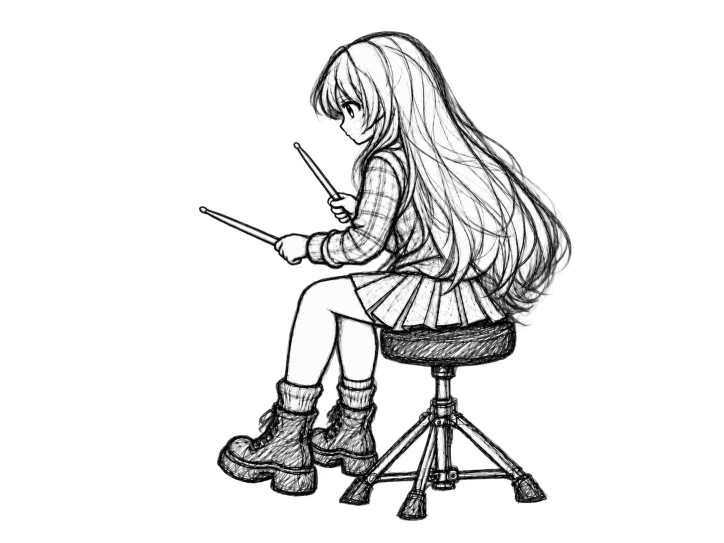
#> input picture character-assets/layers/character/base/neutral.png, 1448 x 1086 px, found by its file name (shown at 1/2 size)
$ python make_bd_source_pair.py
#> lines starting #> are read from the running program, lines starting #| are printed output that depends on the picture; after the words box and inside, x2 and y2 are one past the last pixel; in counts of white or black regions, pixels touching at a corner belong together
from pathlib import Path
from PIL import Image,ImageDraw
import numpy as np
from scipy.ndimage import map_coordinates
repo=next(p for p in Path(__file__).resolve().parents if (p/'character-assets').is_dir()); root=repo.parent; W,H=1448,1086
n=Image.open(root/'work_output/sources/neutral.png').convert('RGBA');na=np.array(n)
#> further down, n is the input picture: PIL image 1448x1086 RGBA; mean R, G, B, A 32.8, 32.7, 32.7, 53.4
b=Image.open(repo/'character-assets/production/20261008/donors/right_boot_rear_candidate.png').convert('RGBA').resize((260,350),Image.Resampling.LANCZOS)
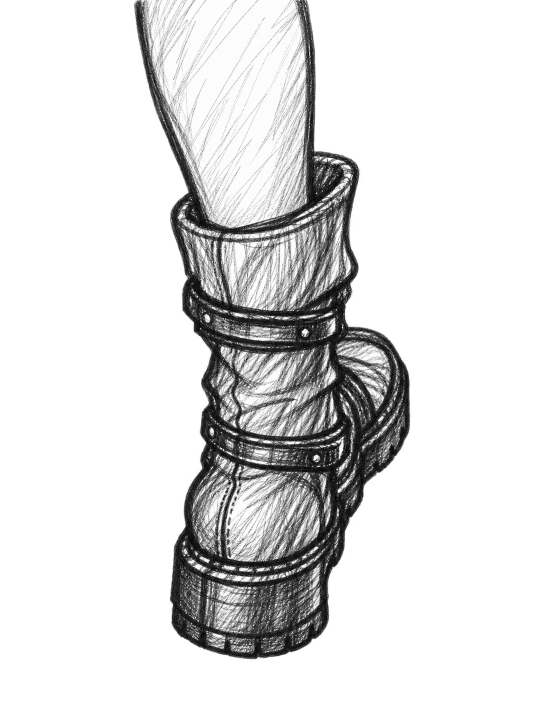
#> input picture character-assets/production/20261008/donors/right_boot_rear_candidate.png, 1081 x 1455 px, found by its file name (shown at 1/2 size)
ba=np.array(b);gray=np.mean(ba[:,:,:3],axis=2).astype('uint8');ba[:,:,:3]=gray[:,:,None];b=Image.fromarray(ba)
#> after `gray = np.mean(ba[:, :, :3], axis=2).astype('uint8')`:
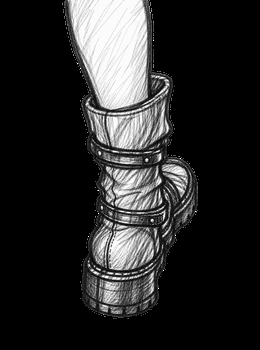
#> gray: shape (350, 260); min 0, max 255, mean 41.1
#> after `ba[:, :, :3] = gray[:, :, None]`: ba: shape (350, 260, 4); mean R, G, B, A 41.1, 41.1, 41.1, 72.5
src=np.array([[128,110,1],[184,191,1],[122,310,1]],float);dst=np.array([[674,830],[719,891],[663,974]],float);A=np.linalg.solve(src,dst).T;M=np.vstack([A,[0,0,1]]);inv=np.linalg.inv(M)
boot=b.transform((W,H),Image.Transform.AFFINE,tuple(inv[:2].ravel()),Image.Resampling.BICUBIC);bo=np.array(boot);bo[:817]=0;boot=Image.fromarray(bo)
#> after `bo[:817] = 0`:
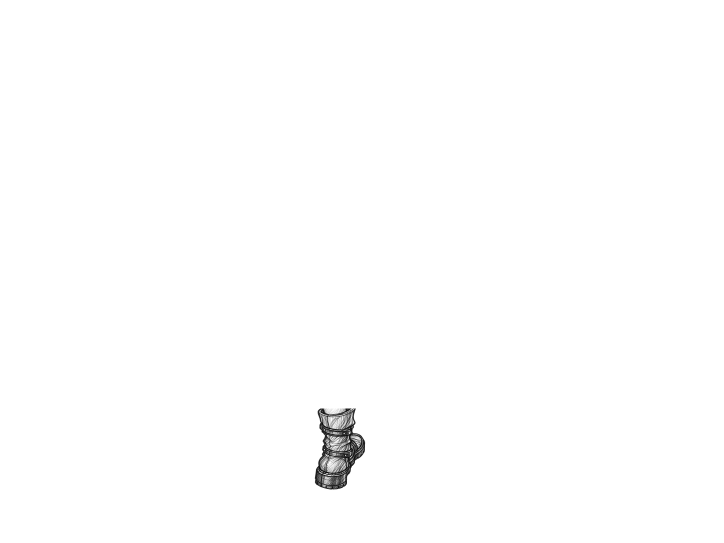
#> bo: shape (1086, 1448, 4) (shown at 1/2 size); mean R, G, B, A 0.8, 0.8, 0.8, 1.8; transparent parts drawn white
def poly(points):
 m=Image.new('L',(W,H));ImageDraw.Draw(m).polygon(points,fill=255);return np.array(m)>0
#> after `m = Image.new('L', (W, H))`: m: PIL image 1448x1086 L; every value is 0
#> after `ImageDraw.Draw(m).polygon(points, fill=255)`:
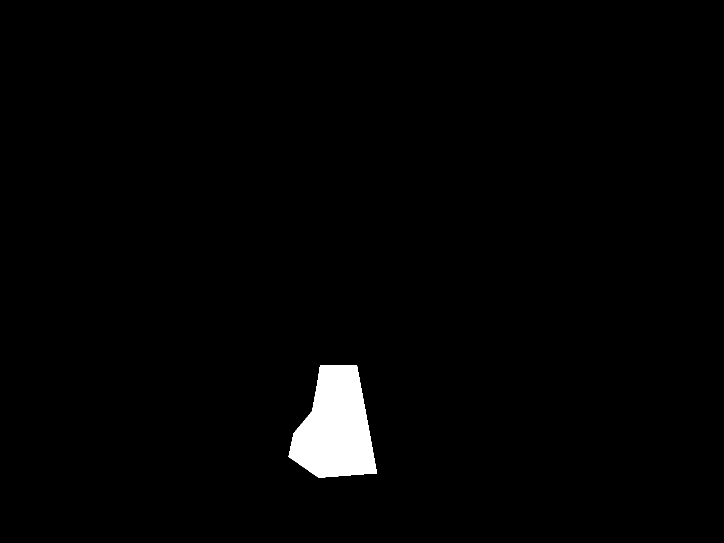
#> m: PIL image 1448x1086 L (shown at 1/2 size); 1.7% white; 1 white region, box (x1, y1, x2, y2) and area: (577, 730, 754, 956) 27211
base=na.copy(); clear=poly([(640,730),(713,730),(735,847),(753,946),(637,955),(577,913),(587,866),(624,822),(634,769)]);base[clear]=0
#> after `base[clear] = 0`:
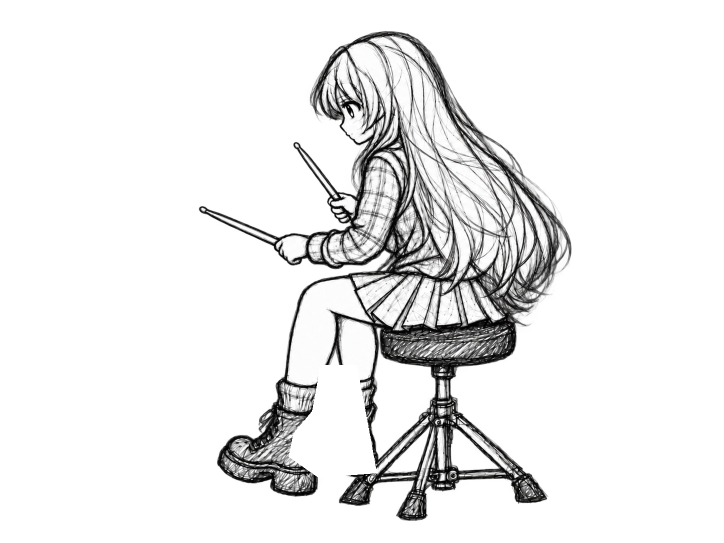
#> base: shape (1086, 1448, 4) (shown at 1/2 size); 1.62% of pixels changed, all inside (x1, y1, x2, y2) = (577, 730, 754, 956); transparent parts drawn white
for x0,y0,x1,y1 in [(712,742,743,804),(723,804,750,834),(733,834,761,879)]:base[y0:y1,x0:x1]=na[y0:y1,x0:x1]
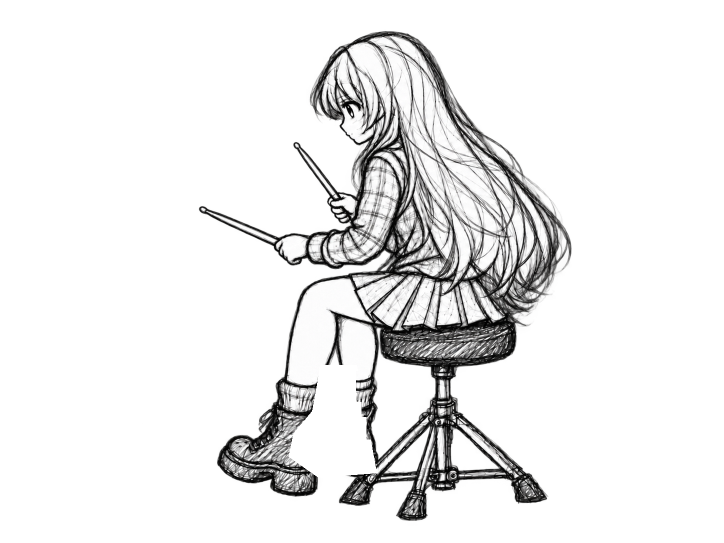
#> base: shape (1086, 1448, 4) (shown at 1/2 size); 0.07% of pixels changed, all inside (x1, y1, x2, y2) = (712, 742, 742, 879); transparent parts drawn white
yy,xx=np.mgrid[:H,:W];oldy=730+(yy-730)*70/101;w=np.clip((oldy-730)/70,0,1);oldx=(xx-(682-8*w))/(1-.2*w)+682
sm=poly([(640,729),(710,729),(711,798),(682,806),(651,800)]);skin0=na.copy();skin0[~sm]=0
#> in poly (call 2), `ImageDraw.Draw(m).polygon(points, fill=255)`: m: PIL image 1448x1086 L; 0.31% white; 1 white region, box (x1, y1, x2, y2) and area: (640, 729, 712, 807) 4879
skin=np.stack([map_coordinates(skin0[:,:,k],[oldy,oldx],order=1,mode='constant',cval=0) for k in range(4)],axis=2).astype('uint8');skin[:730]=0
#> after `skin[:730] = 0`:
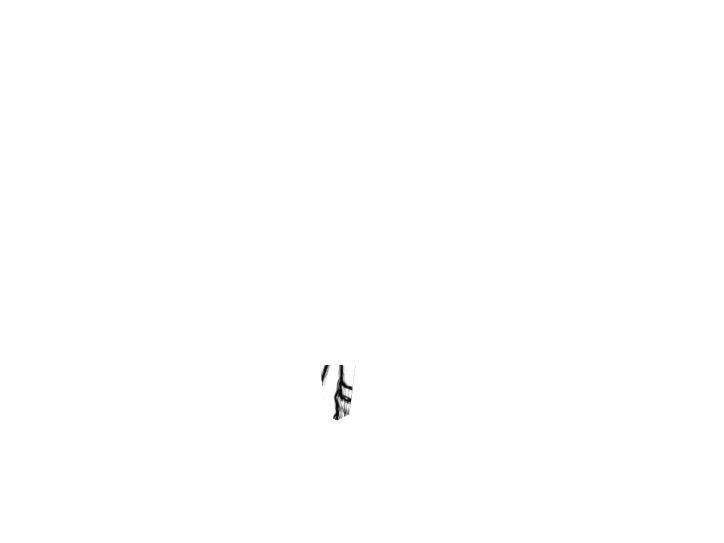
#> skin: shape (1086, 1448, 4) (shown at 1/2 size); mean R, G, B, A 0.4, 0.4, 0.4, 0.6; transparent parts drawn white
leg=Image.alpha_composite(Image.fromarray(skin),boot)
l=np.array(leg);ry=yy+12*np.clip((yy-730)/70,0,1);rl=np.stack([map_coordinates(l[:,:,k],[ry,xx],order=1,mode='constant',cval=0) for k in range(4)],axis=2).astype('uint8')
out=root/'work_output/variants/bd';out.mkdir(parents=True,exist_ok=True)
#> (the run stopped early here; a loop or call above may not have finished)
